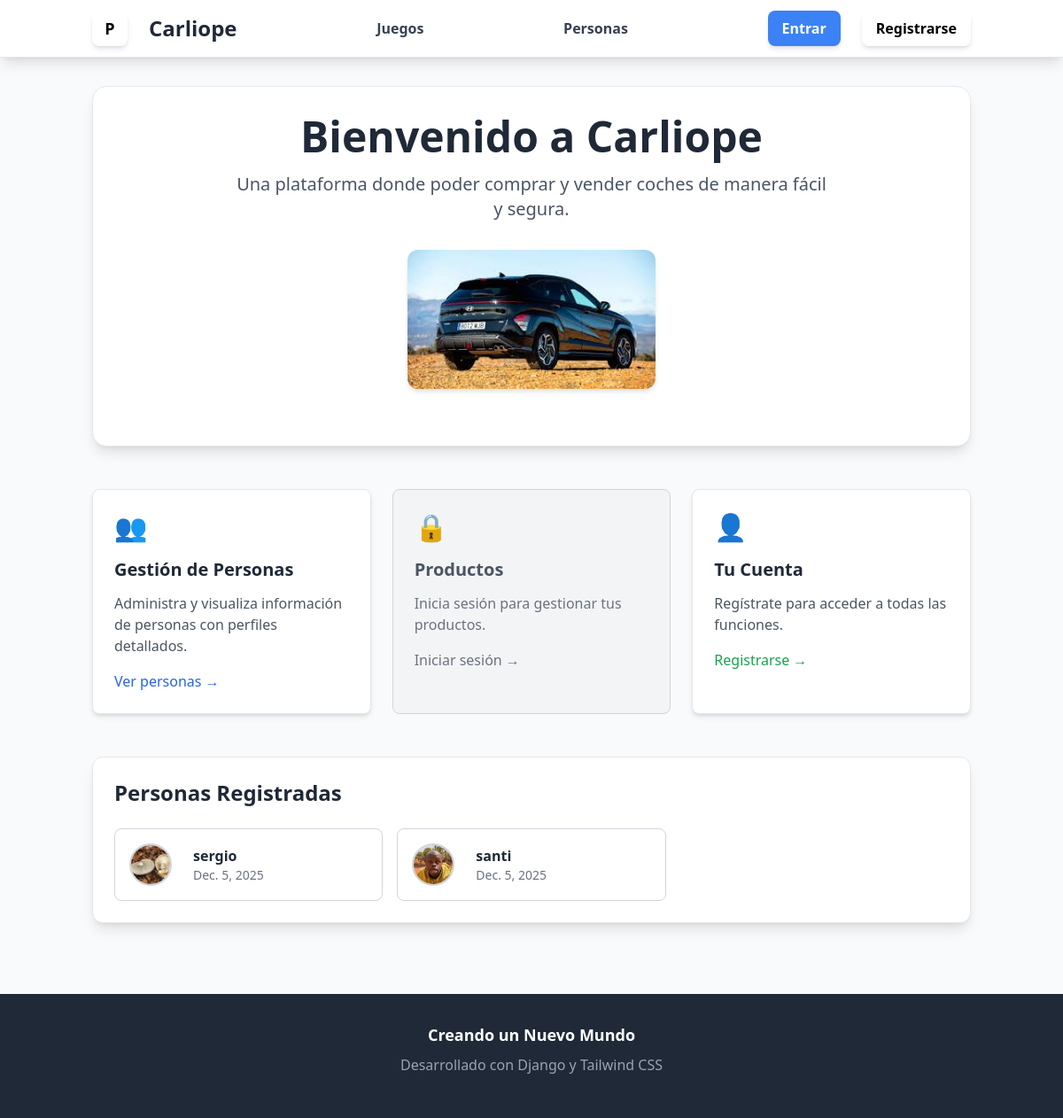
The page / on the database its author committed.
### pliope/models.py (models this page shows, shortened)
class Person(models.Model):
    name = models.CharField(max_length=50)
    birth = models.DateField()
    slug = models.SlugField(unique=True, null=False, blank=False)
    propic = models.ImageField (upload_to='Media/', default="Media/default.png", null=True, blank=True)

### backend/views.py (the view)
# urls.py: path('', views.homepage, name='home'),
def homepage(request):
    person_list = Person.objects.all()
    return render (request, 'home.html',  {'person_list': person_list} )

### templates/home.html (shortened to what this page needs)
{% extends "base.html" %}
{% load static %}
{% block content %}
<div class="max-w-6xl mx-auto">
    <section class="text-center mb-12">
        <div class="bg-white rounded-2xl shadow-lg p-8 border border-gray-200">
            <h1 class="text-4xl md:text-5xl font-bold text-gray-800 mb-4">
                Bienvenido a Carliope
            </h1>
            <p class="text-xl text-gray-600 mb-8 max-w-2xl mx-auto">
                Una plataforma donde poder comprar y vender coches de manera fácil y segura.
            </p>
            <div class="mb-8">
                <img src="{% static 'images/hyundai.jpeg' %}" alt="Python Django"
                     class="rounded-xl shadow-md h-100 w-70 mx-auto">
            </div>
        </div>
    </section>
    <section class="grid md:grid-cols-3 gap-6 mb-12">
        <div class="bg-white rounded-lg p-6 shadow-md border border-gray-200 hover:shadow-lg transition-shadow">
            <div class="text-3xl mb-4">👥</div>
            <h3 class="text-xl font-bold mb-3 text-gray-800">Gestión de Personas</h3>
            <p class="text-gray-600 mb-4">
                Administra y visualiza información de personas con perfiles detallados.
            </p>
            <a href="{% url 'people:lista' %}" class="inline-flex items-center text-blue-600 hover:text-blue-700 font-medium">
                Ver personas
                <span class="ml-1">→</span>
            </a>
        </div>
        {% if user.is_authenticated %}
        <div class="bg-white rounded-lg p-6 shadow-md border border-gray-200 hover:shadow-lg transition-shadow">
            <div class="text-3xl mb-4">📦</div>
            <h3 class="text-xl font-bold mb-3 text-gray-800">Tus Productos</h3>
            <p class="text-gray-600 mb-4">
                Gestiona tu inventario de productos y categorías.
            </p>
            <a href="{% url 'productos:lista' %}" class="inline-flex items-center text-purple-600 hover:text-purple-700 font-medium">
                Ver productos
                <span class="ml-1">→</span>
            </a>
        </div>
        {% else %}
        <div class="bg-gray-100 rounded-lg p-6 border border-gray-300">
            <div class="text-3xl mb-4">🔒</div>
            <h3 class="text-xl font-bold mb-3 text-gray-600">Productos</h3>
            <p class="text-gray-500 mb-4">
                Inicia sesión para gestionar tus productos.
            </p>
            <a href="{% url 'users:login' %}" class="inline-flex items-center text-gray-500 font-medium">
                Iniciar sesión
                <span class="ml-1">→</span>
            </a>
        </div>
        {% endif %}
        <div class="bg-white rounded-lg p-6 shadow-md border border-gray-200 hover:shadow-lg transition-shadow">
            <div class="text-3xl mb-4">👤</div>
            <h3 class="text-xl font-bold mb-3 text-gray-800">Tu Cuenta</h3>
            <p class="text-gray-600 mb-4">
                {% if user.is_authenticated %}
                    Gestiona tu perfil y configuración personal.
                {% else %}
                    Regístrate para acceder a todas las funciones.
                {% endif %}
            </p>
            {% if user.is_authenticated %}
                <a href="{% url 'users:home' %}" class="inline-flex items-center text-green-600 hover:text-green-700 font-medium">
                    Tu perfil
                    <span class="ml-1">→</span>
                </a>
            {% else %}
                <a href="{% url 'users:register' %}" class="inline-flex items-center text-green-600 hover:text-green-700 font-medium">
                    Registrarse
                    <span class="ml-1">→</span>
                </a>
            {% endif %}
        </div>
    </section>
    <section class="bg-white rounded-xl shadow-lg p-6 border border-gray-200">
        <h2 class="text-2xl font-bold mb-6 text-gray-800">Personas Registradas</h2>
        {% if person_list %}
        <div class="grid gap-4 md:grid-cols-2 lg:grid-cols-3">
            {% for person in person_list %}
            <a href="{% url 'people:person' slug=person.slug %}"
               class="block p-4 border border-gray-300 rounded-lg hover:bg-gray-50 transition-colors">
                <div class="flex items-center space-x-3">
                    {% if person.propic %}
                    <img src="{{ person.propic.url }}" alt="{{ person.name }}"
                         class="w-12 h-12 rounded-full object-cover border-2 border-gray-300">
                    {% else %}
                    <div class="w-12 h-12 rounded-full bg-blue-100 flex items-center justify-center">
                        <span class="text-blue-600 font-bold">{{ person.name|first }}</span>
                    </div>
                    {% endif %}
                    <div class="flex-1 min-w-0">
                        <h3 class="font-semibold text-gray-800 truncate">
                            {{ person.name }}
                        </h3>
                        <p class="text-sm text-gray-500">
                            {{ person.birth }}
                        </p>
                    </div>
                </div>
            </a>
            {% endfor %}
        </div>
        {% else %}
        <div class="text-center py-8">
            <div class="text-4xl mb-4">😴</div>
            <p class="text-gray-500">No hay personas registradas aún.</p>
        </div>
        {% endif %}
    </section>
</div>
{% endblock %}

### rows shown on the page
Person: propic (picture), name "sergio", birth "Dec. 5, 2025"
Person: propic (picture), name "santi", birth "Dec. 5, 2025"
